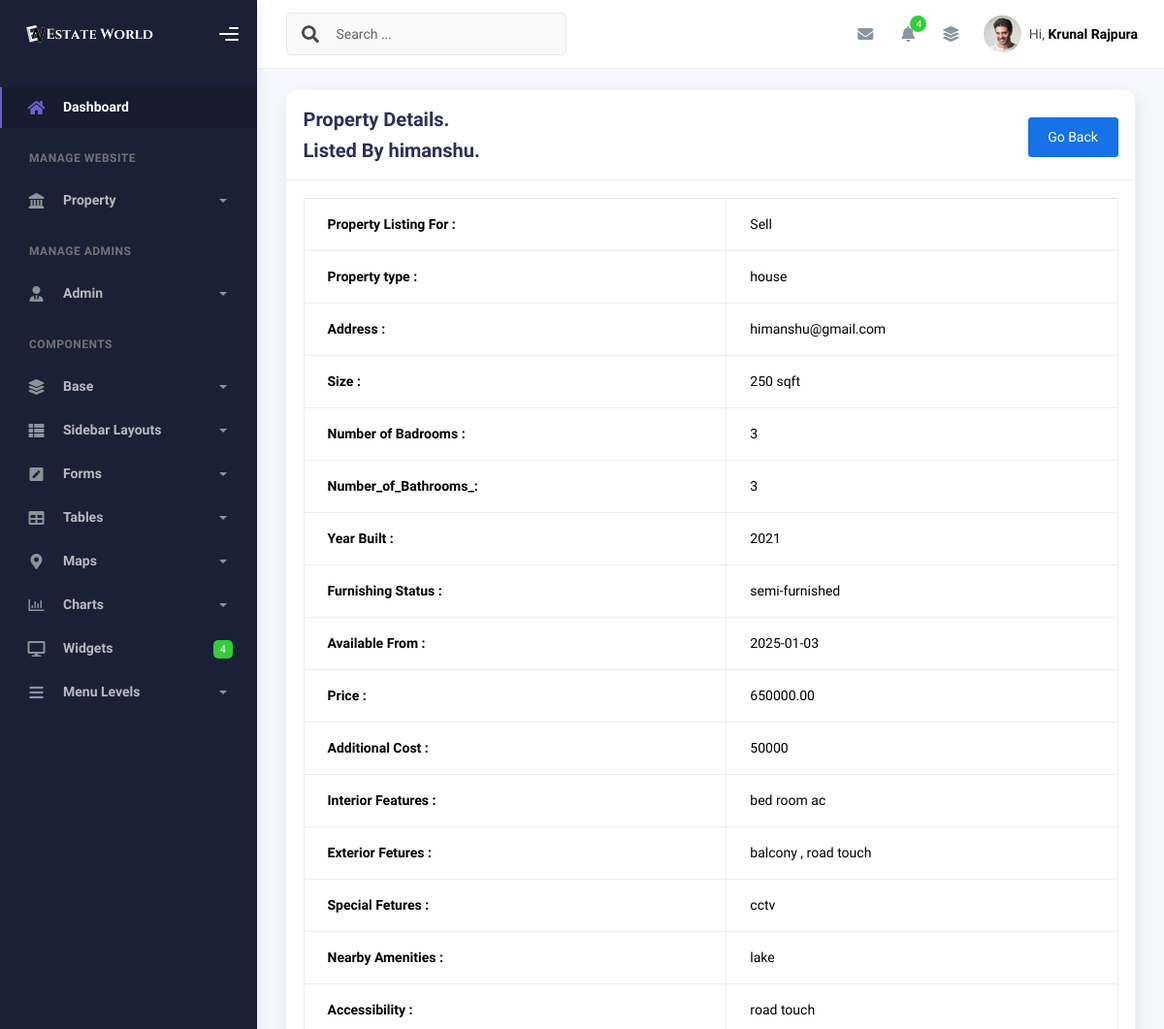
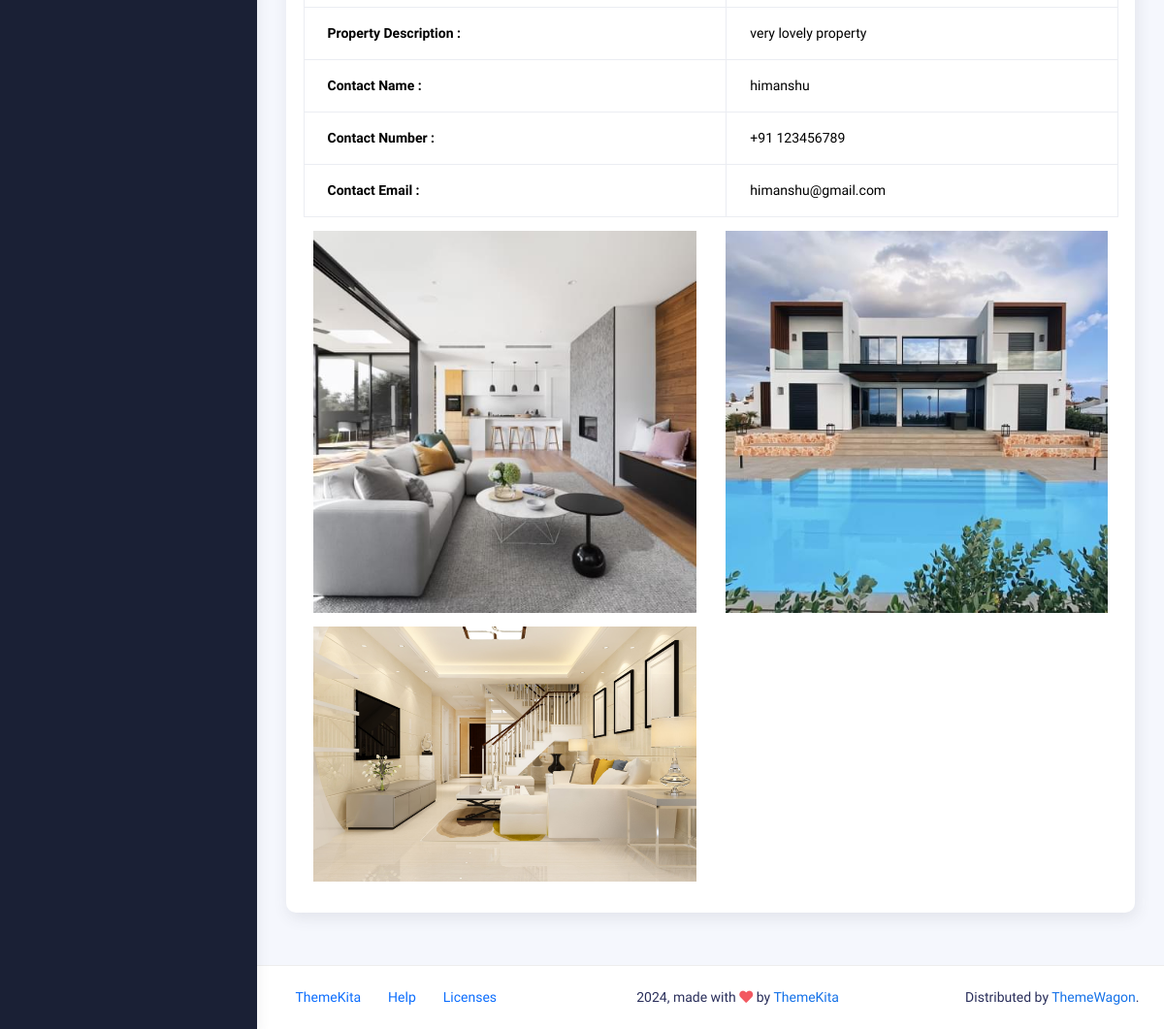
Page /admin-panel/main-php/prop_details.php?p_id=6&c_id=5 (signed in) on the committed database (2 pictures, top to bottom).
### tables this page shows
CREATE TABLE `alogin` (
  `a_id` int(11) NOT NULL,
  `a_name` varchar(255) NOT NULL,
  `a_email` varchar(255) NOT NULL,
  `a_number` varchar(20) DEFAULT NULL,
  `a_pass` varchar(255) NOT NULL,
  `created_at` timestamp NOT NULL DEFAULT current_timestamp(),
  `updated_at` timestamp NOT NULL DEFAULT current_timestamp() ON UPDATE current_timestamp()
);

CREATE TABLE `tbl_property_listing` (
  `p_id` int(11) NOT NULL,
  `c_id` int(11) DEFAULT NULL,
  `listingFor` varchar(20) NOT NULL,
  `propertyType` varchar(20) NOT NULL,
  `address` varchar(255) NOT NULL,
  `size` int(11) NOT NULL,
  `bedrooms` int(11) NOT NULL,
  `bathrooms` int(11) NOT NULL,
  `yearBuilt` int(11) NOT NULL,
  `furnishing` varchar(20) NOT NULL,
  `availableFrom` date NOT NULL,
  `price` decimal(10,2) NOT NULL,
  `additionalCosts` varchar(255) DEFAULT NULL,
  `interiorFeatures` text DEFAULT NULL,
  `exteriorFeatures` text DEFAULT NULL,
  `specialFeatures` text DEFAULT NULL,
  `nearbyAmenities` text DEFAULT NULL,
  `accessibility` text DEFAULT NULL,
  `description` text NOT NULL,
  `contactName` varchar(255) NOT NULL,
  `contactNumber` varchar(20) NOT NULL,
  `contactEmail` varchar(255) NOT NULL,
  `req_status` varchar(20) DEFAULT 'pending',
  `createdAt` timestamp NOT NULL DEFAULT current_timestamp(),
  `updatedAt` timestamp NOT NULL DEFAULT current_timestamp() ON UPDATE current_timestamp()
);

CREATE TABLE `tbl_property_images` (
  `img_id` int(11) NOT NULL,
  `property_id` int(11) NOT NULL,
  `image_name` varchar(255) NOT NULL
);

### admin-panel/main-php/prop_details.php (the view, shortened to what the rows shown need)
<?php include '../../globalvar/globalvariable.php'; ?>
<?php include  $connToPan . 'config.php'; ?>
<?php include  $mphpToInc . 'header.php'; ?>
<?php include  $mphpToInc . 'sidebar.php'; ?>
<?php include  $funToPan . 'function.php'; ?>
<?php include  $mphpToInc . 'navbar.php'; ?>
<?php
$p_id = $_GET['p_id'];
$c_id = $_GET['c_id'];
$tableName1 = 'login';
$where1 = 'c_id = ?';
$values1 = [$c_id];
$data1 = fetchData($conn, $tableName1, '*', $where1, $values1);
foreach ($data1 as $row1) {
    $c_name = $row1['c_name'];
}
$tableName = 'tbl_property_listing';
$where = 'p_id = ?';
$values = [$p_id];
$data = fetchData($conn, $tableName, '*', $where, $values);
foreach ($data as $row) {
?>
    <div class="container">
        <div class="page-inner">
            <div class="row">
                <div class="col-md-12">
                    <div class="card">
                        <div class="card-header d-flex justify-content-between">
                            <div>
                                <div class="card-title">Property Details.</div>
                                <?php if ($c_name) { ?>
                                    <div class="card-title">Listed By <?php echo $c_name; ?>.</div>
                                <?php } ?>
                            </div>
                            <div class="mt-3">
                                <button id="goBackButton" class="btn btn-primary">Go Back</button>
                            </div>
                        </div>
                        <div class="card-body">
                            <div class="col-md-12">
                                <table class="table table-bordered">
                                    <tbody>
                                        <tr>
                                            <div class="row">
                                                <div class="col-md-12">
                                                    <th scope="row">Property Listing For : </th>
                                                    <td><?php echo $row['listingFor']; ?></td>
                                                </div>
                                            </div>
                                        </tr>
                                        <tr>
                                            <div class="row">
                                                <div class="col-md-12">
                                                    <th scope="row">Property type : </th>
                                                    <td><?php echo $row['propertyType']; ?></td>
                                                </div>
                                            </div>
                                        </tr>
                                        <tr>
                                            <div class="row">
                                                <div class="col-md-12">
                                                    <th scope="row">Address : </th>
                                                    <td><?php echo $row['address']; ?></td>
                                                </div>
                                            </div>
                                        </tr>
                                        <tr>
                                            <div class="row">
                                                <div class="col-md-6">
                                                    <th scope="row">Size : </th>
                                                    <td><?php echo $row['size']; ?> sqft</td>
                                                </div>
                                            </div>
                                        </tr>
                                        <tr>
                                            <div class="row">
                                                <div class="col-md-6">
                                                    <th scope="row">Number of Badrooms : </th>
                                                    <td><?php echo $row['bedrooms']; ?></td>
                                                </div>
                                            </div>
                                        </tr>
                                        <tr>
                                            <div class="row">
                                                <div class="col-md-6">
                                                    <th scope="row">Number_of_Bathrooms_: </th>
                                                    <td><?php echo $row['bathrooms']; ?></td>
                                                </div>
                                            </div>
                                        </tr>
                                        <tr>
                                            <div class="row">
                                                <div class="col-md-6">
                                                    <th scope="row">Year Built : </th>
                                                    <td><?php echo $row['yearBuilt']; ?></td>
                                                </div>
                                            </div>
                                        </tr>
                                        <tr>
                                            <div class="row">
                                                <div class="col-md-6">
                                                    <th scope="row">Furnishing Status : </th>
                                                    <td><?php echo $row['furnishing']; ?></td>
                                                </div>
                                            </div>
                                        </tr>
                                        <tr>
                                            <div class="row">
                                                <div class="col-md-6">
                                                    <th scope="row">Available From : </th>
                                                    <td><?php echo $row['availableFrom']; ?></td>
                                                </div>
                                            </div>
                                        </tr>
                                        <tr>
                                            <div class="row">
                                                <div class="col-md-6">
                                                    <th scope="row">Price : </th>
                                                    <td><?php echo $row['price']; ?></td>
                                                </div>
                                            </div>
                                        </tr>
                                        <tr>
                                            <div class="row">
                                                <div class="col-md-6">
                                                    <th scope="row">Additional Cost : </th>
                                                    <td><?php echo $row['additionalCosts']; ?></td>
                                                </div>
                                            </div>
                                        </tr>
                                        <tr>
                                            <div class="row">
                                                <div class="col-md-12">
                                                    <th scope="row">Interior Features : </th>
                                                    <td><?php echo $row['interiorFeatures']; ?></td>
                                                </div>
                                            </div>
                                        </tr>
                                        <tr>
                                            <div class="row">
                                                <div class="col-md-6">
                                                    <th scope="row">Exterior Fetures : </th>
                                                    <td><?php echo $row['exteriorFeatures']; ?></td>
                                                </div>
                                            </div>
                                        </tr>
                                        <tr>
                                            <div class="row">
                                                <div class="col-md-6">
                                                    <th scope="row">Special Fetures : </th>
                                                    <td><?php echo $row['specialFeatures']; ?></td>
                                                </div>
                                            </div>
                                        </tr>
                                        <tr>
                                            <div class="row">
                                                <div class="col-md-6">
                                                    <th scope="row">Nearby Amenities : </th>
                                                    <td><?php echo $row['nearbyAmenities']; ?></td>
                                                </div>
                                            </div>
                                        </tr>
                                        <tr>
                                            <div class="row">
                                                <div class="col-md-6">
                                                    <th scope="row">Accessibility : </th>
                                                    <td><?php echo $row['accessibility']; ?></td>
                                                </div>
                                            </div>
                                        </tr>
                                        <tr>
                                            <div class="row">
                                                <div class="col-md-6">
                                                    <th scope="row">Property Description : </th>
                                                    <td><?php echo $row['description']; ?></td>
                                                </div>
                                            </div>
                                        </tr>
                                        <tr>
                                            <div class="row">
                                                <div class="col-md-6">
                                                    <th scope="row">Contact Name : </th>
                                                    <td><?php echo $row['contactName']; ?></td>
                                                </div>
                                            </div>
                                        </tr>
                                        <tr>
                                            <div class="row">
                                                <div class="col-md-6">
                                                    <th scope="row">Contact Number : </th>
                                                    <td>+91 <?php echo $row['contactNumber']; ?></td>
                                                </div>
                                            </div>
                                        </tr>
                                        <tr>
                                            <div class="row">
                                                <div class="col-md-6">
                                                    <th scope="row">Contact Email : </th>
                                                    <td><?php echo $row['contactEmail']; ?></td>
                                                </div>
                                            </div>
                                        </tr>
                                    </tbody>
                                </table>
                                <div class="container">
                                    <div class="property-images row">
                                        <?php
                                        $tableImages = 'tbl_property_images';
                                        $whereImages = 'property_id = ?';
                                        $valuesImages = [$p_id];
                                        $images = fetchData($conn, $tableImages, '*', $whereImages, $valuesImages);
                                        foreach ($images as $index => $image) {
                                        ?>
                                            <div class="col-md-6 mb-3">
                                                <img src="<?php echo  $propImages . $image['image_name']; ?>" alt="Property Image" class="img-fluid" data-bs-toggle="modal" data-bs-target="#imageModal<?php echo $index; ?>" />
                                            </div>
                                        <?php
                                        }
                                        ?>
                                    </div>
                                </div>
                            </div>
                        </div>
                    </div>
                </div>
            </div>
        </div>
    </div>
<?php } ?>
<?php include  $mphpToInc . 'footer.php'; ?>
<?php include  $mphpToInc . 'endlinks.php'; ?>

### admin-panel/includes/navbar.php (shortened to what the rows shown need)
<div class="main-panel">
  <div class="main-header">
    <nav class="navbar navbar-header navbar-header-transparent navbar-expand-lg border-bottom">
      <div class="container-fluid">
        <ul class="navbar-nav topbar-nav ms-md-auto align-items-center">
          <li class="nav-item topbar-user dropdown hidden-caret">
            <a class="dropdown-toggle profile-pic" data-bs-toggle="dropdown" href="#" aria-expanded="false">
              <span class="profile-username">
                <span class="op-7">Hi,</span>
                <?php
                $where = 'a_email = ?';
                $values = [$_SESSION['aemail']];
                $data = fetchData($conn, 'alogin', '*', $where, $values);
                foreach ($data as $row) {
                ?>
                  <span class="fw-bold"><?php echo $row['a_name']; ?></span>
                <?php } ?>
              </span>
            </a>
          </li>
        </ul>
      </div>
    </nav>
  </div>

### rows in the picture
alogin: a_name "Krunal Rajpura"
tbl_property_listing: c.c_name "himanshu", listingFor "Sell", propertyType "house", address "himanshu@gmail.com", size "250", bedrooms "3", bathrooms "3", yearBuilt "2021", furnishing "semi-furnished", availableFrom "2025-01-03", price "650000.00", additionalCosts "50000", interiorFeatures "bed room ac", exteriorFeatures "balcony , road touch", specialFeatures "cctv", nearbyAmenities "lake", accessibility "road touch", description "very lovely property", contactName "himanshu", contactNumber "123456789", contactEmail "himanshu@gmail.com"
tbl_property_images: image_name (picture)
tbl_property_images: image_name (picture)
tbl_property_images: image_name (picture)
